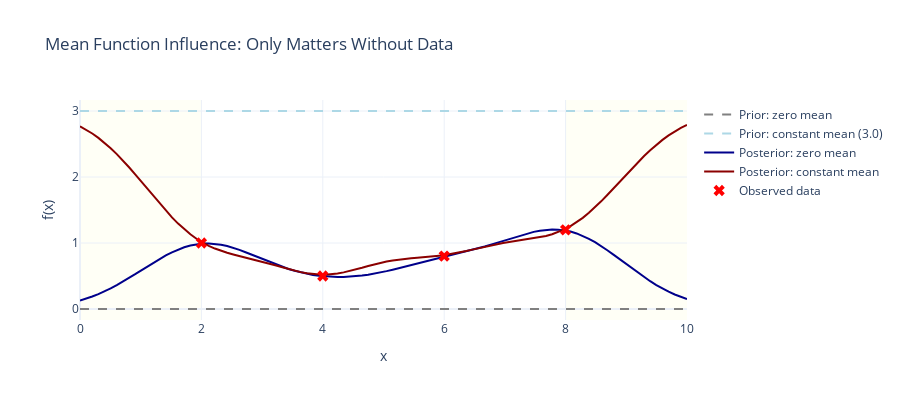

Source (notebook cell):
### Markdown cell above
### Why the Mean Function Matters Less Than You Think

Here's a critical insight: once you have data, the mean function's influence largely disappears **in regions where you have observations**. It only matters in regions without data. Let's see why with a quick example.

### Code cell
# Generate some observations
X_obs = np.array([[2.], [4.], [6.], [8.]])  
y_obs = np.array([1.0, 0.5, 0.8, 1.2])

# Prediction grid (includes extrapolation)
X_pred = np.linspace(0, 10, 100)[:, None]

# Two different prior means: zero vs constant (m=3)
mean_zero = np.zeros(len(X_pred))
mean_const = np.full(len(X_pred), 3.0)

# Same covariance for both
K = exp_quad_kernel(X_pred, X_pred, lengthscale=1.0, variance=1.0)
K_obs = exp_quad_kernel(X_obs, X_obs, lengthscale=1.0, variance=1.0)
K_cross = exp_quad_kernel(X_pred, X_obs, lengthscale=1.0, variance=1.0)
noise = 0.1

# GP posterior with zero mean
K_obs_noise = K_obs + noise**2 * np.eye(len(X_obs))
post_mean_zero = mean_zero + K_cross @ np.linalg.solve(K_obs_noise, y_obs - 0)

# GP posterior with constant mean (same kernel!)
post_mean_const = mean_const + K_cross @ np.linalg.solve(K_obs_noise, y_obs - 3.0)

# Visualize
fig = go.Figure()

# Prior means
fig.add_trace(go.Scatter(x=X_pred.flatten(), y=mean_zero, mode='lines',
                         name='Prior: zero mean', line=dict(color='gray', dash='dash')))
fig.add_trace(go.Scatter(x=X_pred.flatten(), y=mean_const, mode='lines',
                         name='Prior: constant mean (3.0)', line=dict(color='lightblue', dash='dash')))

# Posteriors
fig.add_trace(go.Scatter(x=X_pred.flatten(), y=post_mean_zero, mode='lines',
                         name='Posterior: zero mean', line=dict(color='darkblue', width=2)))
fig.add_trace(go.Scatter(x=X_pred.flatten(), y=post_mean_const, mode='lines',
                         name='Posterior: constant mean', line=dict(color='darkred', width=2)))

# Data
fig.add_trace(go.Scatter(x=X_obs.flatten(), y=y_obs, mode='markers',
                         marker=dict(size=10, color='red', symbol='x'),
                         name='Observed data'))

# Shade extrapolation regions
fig.add_vrect(x0=0, x1=X_obs.min(), fillcolor='lightyellow', opacity=0.3, layer='below', line_width=0)
fig.add_vrect(x0=X_obs.max(), x1=10, fillcolor='lightyellow', opacity=0.3, layer='below', line_width=0)

fig.update_layout(
    title='Mean Function Influence: Only Matters Without Data',
    xaxis_title='x',
    yaxis_title='f(x)',
    height=400
)
fig.show()
